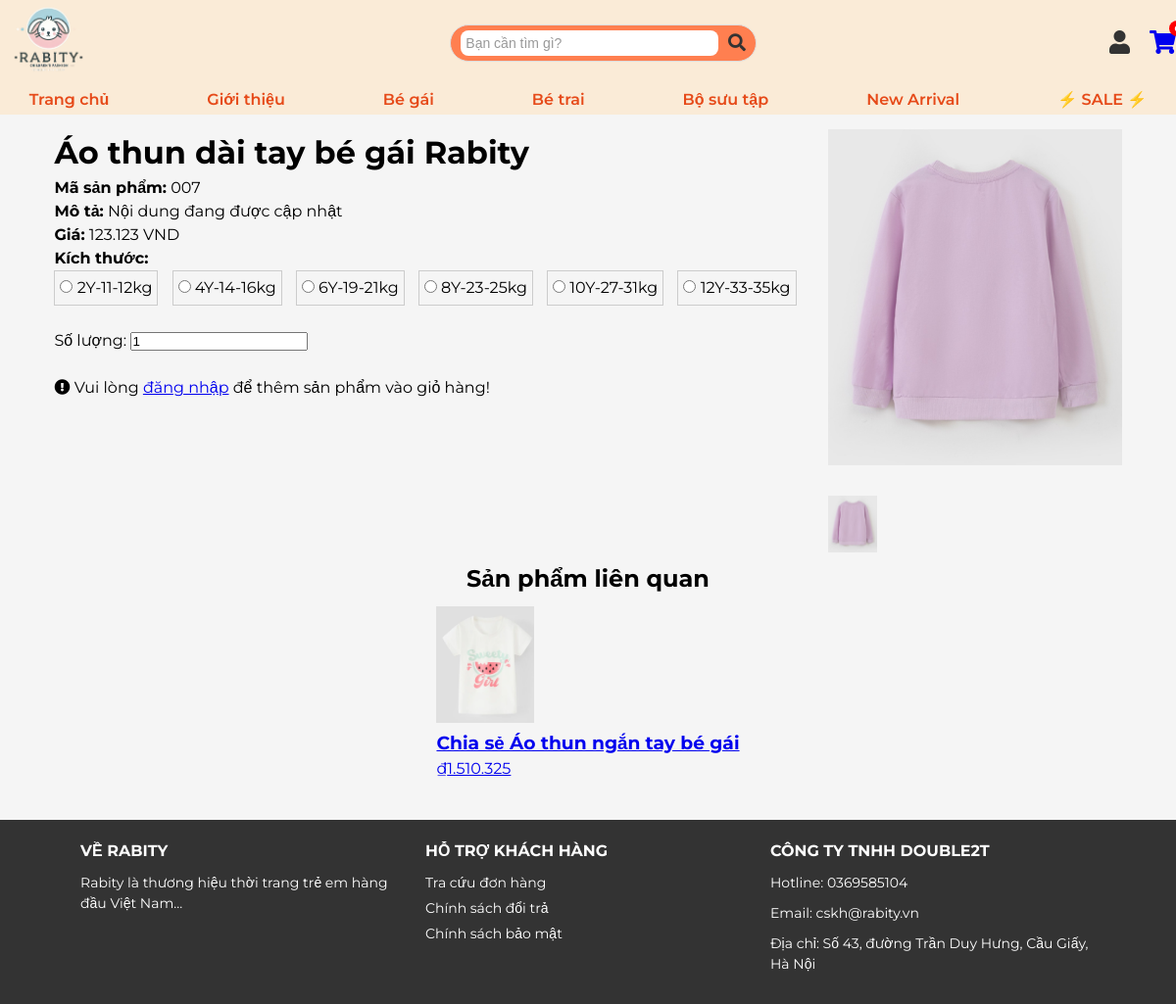
The app's page /product_detail.php?id=7 with its own data.
### tables this page shows
CREATE TABLE `products` (
  `id` int(11) NOT NULL,
  `product_code` varchar(50) NOT NULL,
  `category` varchar(50) NOT NULL,
  `category_name` varchar(50) NOT NULL,
  `name` varchar(255) NOT NULL,
  `image` varchar(255) NOT NULL,
  `description` text NOT NULL,
  `price` decimal(10,2) NOT NULL,
  `created_at` timestamp NOT NULL DEFAULT current_timestamp(),
  `sale_percentage` int(11) DEFAULT 0,
  `stock` int(11) DEFAULT 50,
  `cost_price` decimal(10,2) DEFAULT NULL,
  `sale_price` decimal(10,2) DEFAULT NULL,
  `sold_quantity` int(11) DEFAULT 0
);

### product_detail.php (the view, shortened to what this page needs)
<?php
require 'db.php';
$product_id = isset($_GET['id']) ? intval($_GET['id']) : 0;
$stmt = $pdo->prepare("SELECT * FROM products WHERE id = ?");
$stmt->execute([$product_id]);
$product = $stmt->fetch(PDO::FETCH_ASSOC);
$sizeOptions = [
    ['value' => '2Y',  'label' => '2Y-11-12kg'],
    ['value' => '4Y',  'label' => '4Y-14-16kg'],
    ['value' => '6Y',  'label' => '6Y-19-21kg'],
    ['value' => '8Y',  'label' => '8Y-23-25kg'],
    ['value' => '10Y', 'label' => '10Y-27-31kg'],
    ['value' => '12Y', 'label' => '12Y-33-35kg'],
];
$related_products_stmt = $pdo->prepare("
    SELECT * FROM products
    WHERE category = ? AND category_name = ? AND id != ?
    LIMIT 4
");
$related_products_stmt->execute([$product['category'], $product['category_name'], $product_id]);
$related_products = $related_products_stmt->fetchAll(PDO::FETCH_ASSOC);
?>
<!DOCTYPE html>
<html lang="en">
<head>
    <link rel="stylesheet" href="./css/product_detail.css">
    <link rel="stylesheet" href="./css/style.css">
    <link href="https://cdnjs.cloudflare.com/ajax/libs/font-awesome/5.15.4/css/all.min.css" rel="stylesheet">
</head>
<body>
    <?php include 'header.php'; ?>
    <main>
        <table>
            <tr>
                <td valign="top">
                    <h1><?php echo htmlspecialchars($product['name']); ?></h1>
                    <p><strong>Mã sản phẩm:</strong> <?php echo htmlspecialchars($product['product_code']); ?></p>
                    <p><strong>Mô tả:</strong> <?php echo nl2br(htmlspecialchars($product['description'])); ?></p>
                    <p><strong>Giá:</strong> <?php echo number_format($product['price'], 0, ',', '.'); ?> VND</p>
                    <p><strong>Kích thước:</strong></p>
                    <form action="cart/add_to_cart.php" method="POST">
                        <?php foreach ($sizeOptions as $opt): ?>
                            <label style="display:inline-block; margin-right:10px; border:1px solid #ccc; padding:5px;">
                                <input type="radio" name="selected_size" value="<?php echo htmlspecialchars($opt['value']); ?>">
                                <?php echo htmlspecialchars($opt['label']); ?>
                            </label>
                        <?php endforeach; ?>
                        <br><br>
                        <label>Số lượng: <input type="number" name="quantity" value="1" min="1"></label>
                        <br><br>
                        <?php if (isset($_SESSION['user_id'])): ?>
                            <button type="submit" name="add_to_cart">Thêm vào giỏ hàng</button>
                        <?php else: ?>
                            <div>
                                <i class="fas fa-exclamation-circle"></i>
                                Vui lòng <a href="login/login.php">đăng nhập</a> để thêm sản phẩm vào giỏ hàng!
                            </div>
                        <?php endif; ?>
                    </form>
                </td>
                <td valign="top" style="padding-left:20px;">
                    <img id="main-product-image" src="uploads/<?php echo htmlspecialchars($product['image']); ?>" alt="<?php echo htmlspecialchars($product['name']); ?>" width="300"><br><br>
                    <img src="uploads/<?php echo htmlspecialchars($product['image']); ?>" alt="Ảnh chính" width="50" style="cursor:pointer;" onclick="changeMainImage(this.src)">
                </td>
            </tr>
        </table>
        <h2>Sản phẩm liên quan</h2>
        <?php foreach ($related_products as $related): ?>
            <div style="display:inline-block; margin:10px;">
                <a href="product_detail.php?id=<?php echo $related['id']; ?>">
                    <img src="uploads/<?php echo htmlspecialchars($related['image']); ?>" alt="<?php echo htmlspecialchars($related['name']); ?>" width="100">
                    <h3><?php echo htmlspecialchars($related['name']); ?></h3>
                    <?php if ($related['sale_percentage'] > 0): ?>
                        <span>Giảm <?php echo htmlspecialchars($related['sale_percentage']); ?>%</span><br>
                        <?php
                            $sale_price = $related['price'] * (1 - $related['sale_percentage'] / 100);
                            echo "₫" . number_format($sale_price, 0, ',', '.');
                        ?>
                    <?php else: ?>
                        ₫<?php echo number_format($related['price'], 0, ',', '.'); ?>
                    <?php endif; ?>
                </a>
            </div>
        <?php endforeach; ?>
    </main>
    <?php include 'footer.php'; ?>
</body>
</html>

### header.php (shortened to what this page needs)
<?php
$cart_count = 0;
?>
<!DOCTYPE html>
<html lang="en">
<head>
    <link rel="stylesheet" href="./css/header.css">
    <link href="https://cdnjs.cloudflare.com/ajax/libs/font-awesome/5.15.4/css/all.min.css" rel="stylesheet">
</head>
<body>
    <header class="header">
        <div class="header-top">
            <div class="logo">
                <a href="./index.php">
                    <img src="./logo.png" />
                </a>
            </div>
            <form class="search-bar" action="search.php" method="GET">
                <input type="text" name="query" placeholder="Bạn cần tìm gì?" required>
                <button type="submit"><i class="fas fa-search"></i></button>
            </form>
            <div class="header-icons">
                <?php if (isset($_SESSION['username']) && isset($_SESSION['role'])): ?>
                    <?php if ($_SESSION['role'] === 'admin'): ?>
                        <div class="user-welcome">
                            Quản trị, <?php echo htmlspecialchars($_SESSION['username']); ?>!
                            <div class="dropdown-menu">
                                <a href="./admin/dashboard.php">Quản trị</a>
                                <a href="./login/logout.php">Đăng xuất</a>
                            </div>
                        </div>
                    <?php else: ?>
                        <div class="user-welcome">
                            Xin chào, <?php echo htmlspecialchars($_SESSION['username']); ?>!
                            <div class="dropdown-menu">
                                <a href="./profile.php">Hồ sơ</a>
                                <a href="./login/logout.php">Đăng xuất</a>
                            </div>
                        </div>
                    <?php endif; ?>
                <?php else: ?>
                    <div class="user-icon">
                        <i class="fas fa-user"></i>
                    </div>
                <?php endif; ?>
                <div class="icon cart-icon">
                    <a href="./cart/cart.php">
                        <i class="fas fa-shopping-cart"></i>
                        <span class="cart-count"><?php echo $cart_count; ?></span>
                    </a>
                </div>
            </div>
        </div>
        <nav class="header-nav">
            <ul>
                <div><a href="/php_btl/index.php">Trang chủ</a></div>
                <div class="business-strategy">
                    <a href="/php_btl/business_strategy.php">Giới thiệu</a>
                </div>
                <li class="dropdown">
                    <a href="/php_btl/category.php?category=Bé gái" class="dropdown-toggle">Bé gái</a>
                </li>
                <li class="dropdown">
                    <a href="/php_btl/category.php?category=Bé trai" class="dropdown-toggle">Bé trai</a>
                </li>
                <li class="dropdown">
                    <a href="#" class="dropdown-toggle">Bộ sưu tập</a>
                </li>
                <li class="dropdown">
                    <a href="#">New Arrival</a>
                </li>
                <li class="dropdown">
                    <a href="#">⚡ SALE ⚡</a>
                </li>
            </ul>
        </nav>
    </header>
</body>

### footer.php
<link rel="stylesheet" href="./css/footer.css">
<footer class="footer">
    <div class="footer-container">
        <div class="footer-section">
            <h3>Về Rabity</h3>
            <p>Rabity là thương hiệu thời trang trẻ em hàng đầu Việt Nam...</p>
        </div>
        <div class="footer-section">
            <h3>Hỗ trợ khách hàng</h3>
            <ul>
                <li><a href="#">Tra cứu đơn hàng</a></li>
                <li><a href="#">Chính sách đổi trả</a></li>
                <li><a href="#">Chính sách bảo mật</a></li>
            </ul>
        </div>
        <div class="footer-section">
            <h3>Công ty TNHH Double2T</h3>
            <p>Hotline: 0369585104</p>
            <p>Email: cskh@rabity.vn</p>
            <p>Địa chỉ: Số 43, đường Trần Duy Hưng, Cầu Giấy, Hà Nội</p>
        </div>
    </div>
</footer>

### css/style.css (style rules this page uses)
* { margin: 0; padding: 0; box-sizing: border-box; }
body { font-family: 'Montserrat', sans-serif; background-color: #f5f5f5; line-height: 1.5; padding: 0; margin: 0; }
main { display: flex; flex-direction: column; justify-content: center; align-items: center; margin-top: 130px; margin-bottom: 30px; }

### css/header.css (style rules this page uses)
.header { position: fixed; top: 0; left: 0; background-color: antiquewhite; border-bottom: 1px solid #ddd; width: 100%; box-sizing: border-box; box-shadow: 0 2px 4px rgba(0, 0, 0, 0.1); z-index: 1000; height: 100px; }
.header-top { display: flex; width: 100%; justify-content: center; align-items: center; gap: 10px; }
.logo img { max-height: 80px; }
.search-bar { display: flex; align-items: center; border: 1px solid #ddd; border-radius: 20px; padding: 5px 10px; flex: 1; max-width: 500px; margin: 0px 350px; background-color: coral; }
.search-bar input { border: none; outline: none; flex: 1; padding: 5px; font-size: 14px; border-radius: 8px; margin-right: 10px; }
.search-bar input::placeholder { color: #999; }
.search-bar button { background: none; border: none; cursor: pointer; font-size: 16px; color: #333; }
.search-bar button i { font-size: 18px; }
.header-icons { display: flex; align-items: center; gap: 20px; }
.user-icon { position: relative; font-size: 24px; color: #333; cursor: pointer; }
.user-icon { position: relative; display: inline-block; cursor: pointer; }
.cart-icon { position: relative; font-size: 24px; color: #333; cursor: pointer; }
.cart-icon .cart-count { position: absolute; top: -5px; right: -10px; background-color: red; color: white; font-size: 8px; font-weight: bold; border-radius: 50%; padding: 2px 6px; }
.header-nav>ul { display: flex; gap: 100px; height: 30px; justify-content: center; align-items: center; list-style-type: none; font-size: 16px; background-color: antiquewhite; }
ul .dropdown { width: auto; }
.dropdown a { text-decoration: none; color: #e64a19; font-weight: 600; font-family: "Montserrat", sans-serif; }
.header-nav .dropdown { position: relative; }

### css/footer.css (style rules this page uses)
.footer { display: flex; justify-content: center; align-items: center; background-color: #333; color: white; padding: 20px; }
.footer-container { display: flex; justify-content: space-between; gap: 20px; flex-wrap: wrap; }
.footer-section { flex: 1 1 calc(33.333% - 20px); min-width: 200px; }
.footer-section h3 { font-size: 16px; margin-bottom: 10px; font-weight: bold; text-transform: uppercase; }
.footer-section ul { list-style: none; padding: 0; }
.footer-section ul li a { text-decoration: none; color: white; font-size: 14px; display: block; margin-bottom: 5px; }
.footer-section p { font-size: 14px; margin-bottom: 10px; }

### records on screen
products: name "Áo thun dài tay bé gái Rabity", product_code "007", description "Nội dung đang được cập nhật", price "123.123", image (picture)
products: image (picture), name "Chia sẻ Áo thun ngắn tay bé gái", price "1.510.325"

### other values on screen
$opt['label'] "2Y-11-12kg"
$opt['label'] "4Y-14-16kg"
$opt['label'] "6Y-19-21kg"
$opt['label'] "8Y-23-25kg"
$opt['label'] "10Y-27-31kg"
$opt['label'] "12Y-33-35kg"
